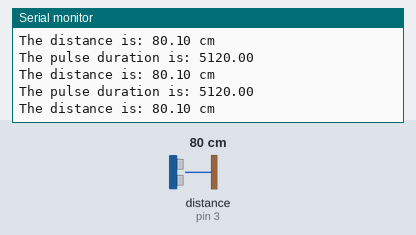
Bench run of a sketch on a simulated Arduino Uno, built with avr-gcc and run on an emulated ATmega328P. On the bench: the last lines printed to the serial monitor. Wiring (inferred from the names in the program): ultrasonic range finder: trigger pin 4; echo pin 3. The test bench sets the inputs (shaded band); at power-on: distance to the obstacle (sensor on pin 3) 80 cm. The echo pulse lasts 58.3 µs per cm.

Above: at 1.2 s.
1.3 s: distance to the obstacle (sensor on pin 3) set to 2 cm
At 1.41 s:
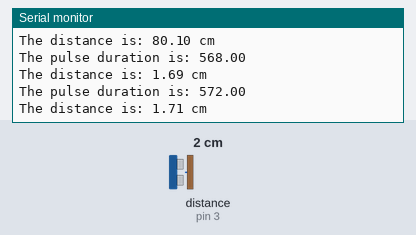
2.8 s: distance to the obstacle (sensor on pin 3) set to 4 cm
At 2.81 s:
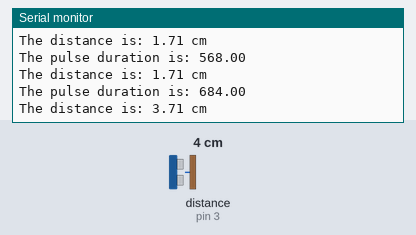
Timing chart, 0 to 5.8 s (numbered marks = the images above; inputs shaded):
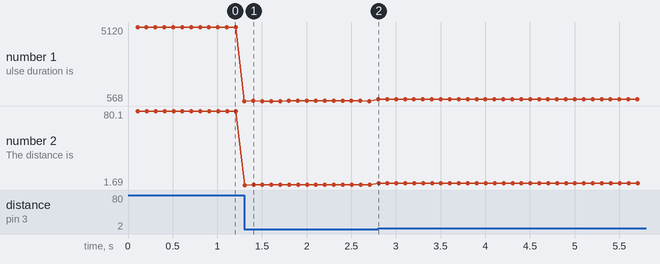

The sketch:

UltraSonicSensorPulseIn.ino
```cpp
#define ECHO_PIN 3
#define TRIGGER_PIN 4

// ultrasonic sensor delay variables
unsigned long lastTimeUltrasonicTrigger = millis();
unsigned long pulseDelay = 100;


/**
 * @brief This method triggers the Ultrasonic sensor by
 * sending a signal to it.
 *
 */
void triggerUltrasonicSensor() {
  digitalWrite(TRIGGER_PIN, LOW);
  delayMicroseconds(2);
  digitalWrite(TRIGGER_PIN, HIGH);
  delayMicroseconds(10);
  digitalWrite(TRIGGER_PIN, LOW);
}

/**
 * @brief Get the distance an object is from ultrasonic sensor.
 *
 * @return double - distance of the object
 */
double getUltrasonicDistance() {
  // get duration of pulse
  unsigned long pulseStart = micros();
  double duration = pulseIn(ECHO_PIN, HIGH);
  unsigned long pulseEnd = micros();
  double pulseDuration = pulseEnd - pulseStart;
  Serial.print("The pulse duration is: ");
  Serial.println(pulseDuration);
  double distance = duration / 58.0;
  // distance = duration * speed
  // 340 m/s --> 0.034 cm/microseconds
  // duration * (0.034 / 2)
  Serial.print("The distance is: ");
  Serial.print(distance);
  Serial.println(" cm");
  return distance;
}

/**
 * @brief Sets up serial and pins.
 *
 */
void setup() {
 Serial.begin(115200);
 Serial.setTimeout(10);
 pinMode(ECHO_PIN, INPUT);
 pinMode(TRIGGER_PIN, OUTPUT);
}

/**
 * @brief This program gets the distance of an object after a delay.
 *
 */
void loop() {
  unsigned long timeNow = millis();
  if (timeNow - lastTimeUltrasonicTrigger > pulseDelay) {
    lastTimeUltrasonicTrigger += pulseDelay;
    triggerUltrasonicSensor();
    getUltrasonicDistance();
  }
}
```

Measured:
- after the input at 1.3 s, the serial monitor: prints a new line at once (image 1)
- after the input at 2.8 s, the serial monitor: prints a new line at once (image 2)
- plotted number 1: 5116 → 568 after the input at 1.3 s, 568 → 688 after the input at 2.8 s
- plotted number 2: 80.1 → 1.71 after the input at 1.3 s, 1.71 → 3.71 after the input at 2.8 s
